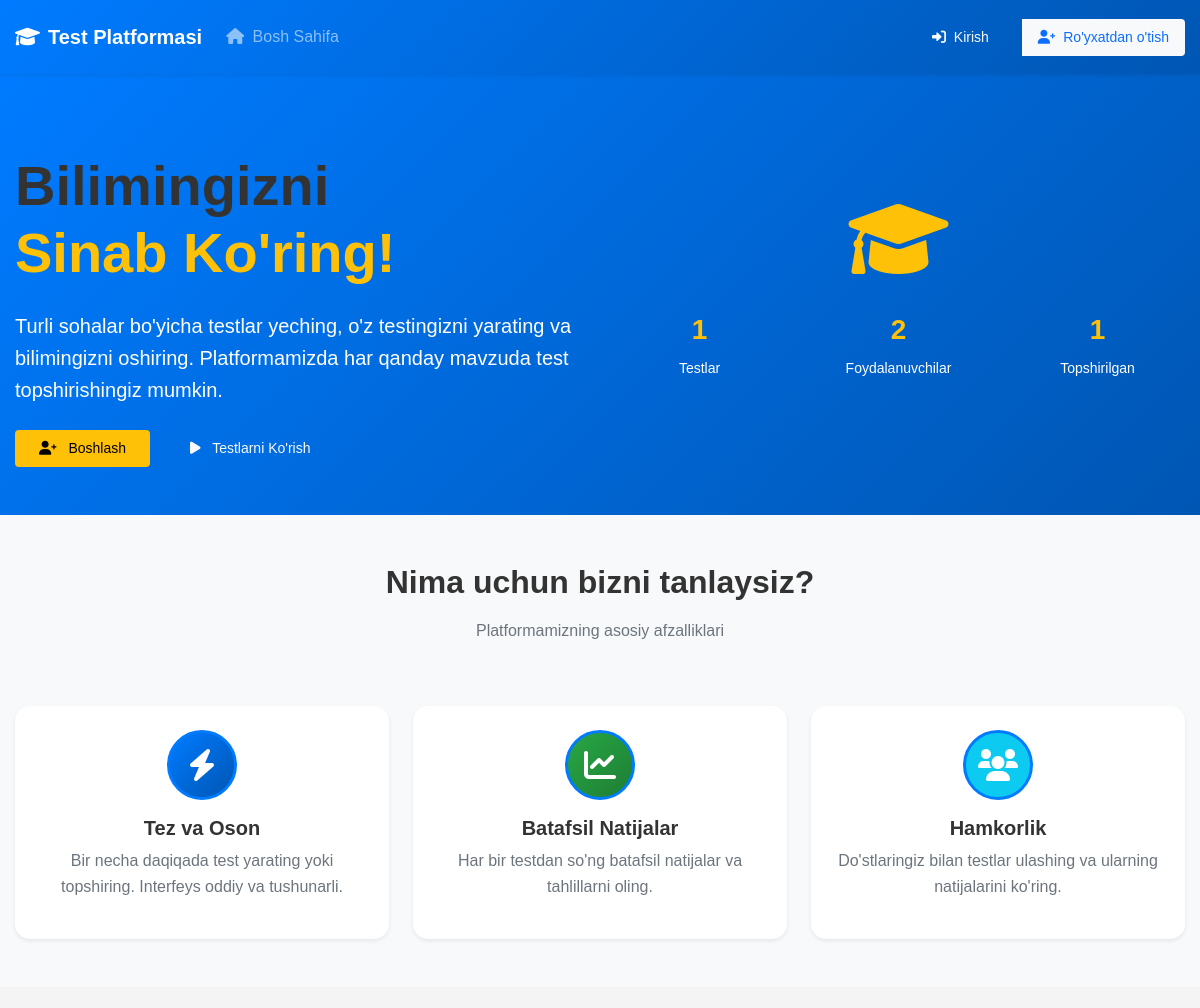
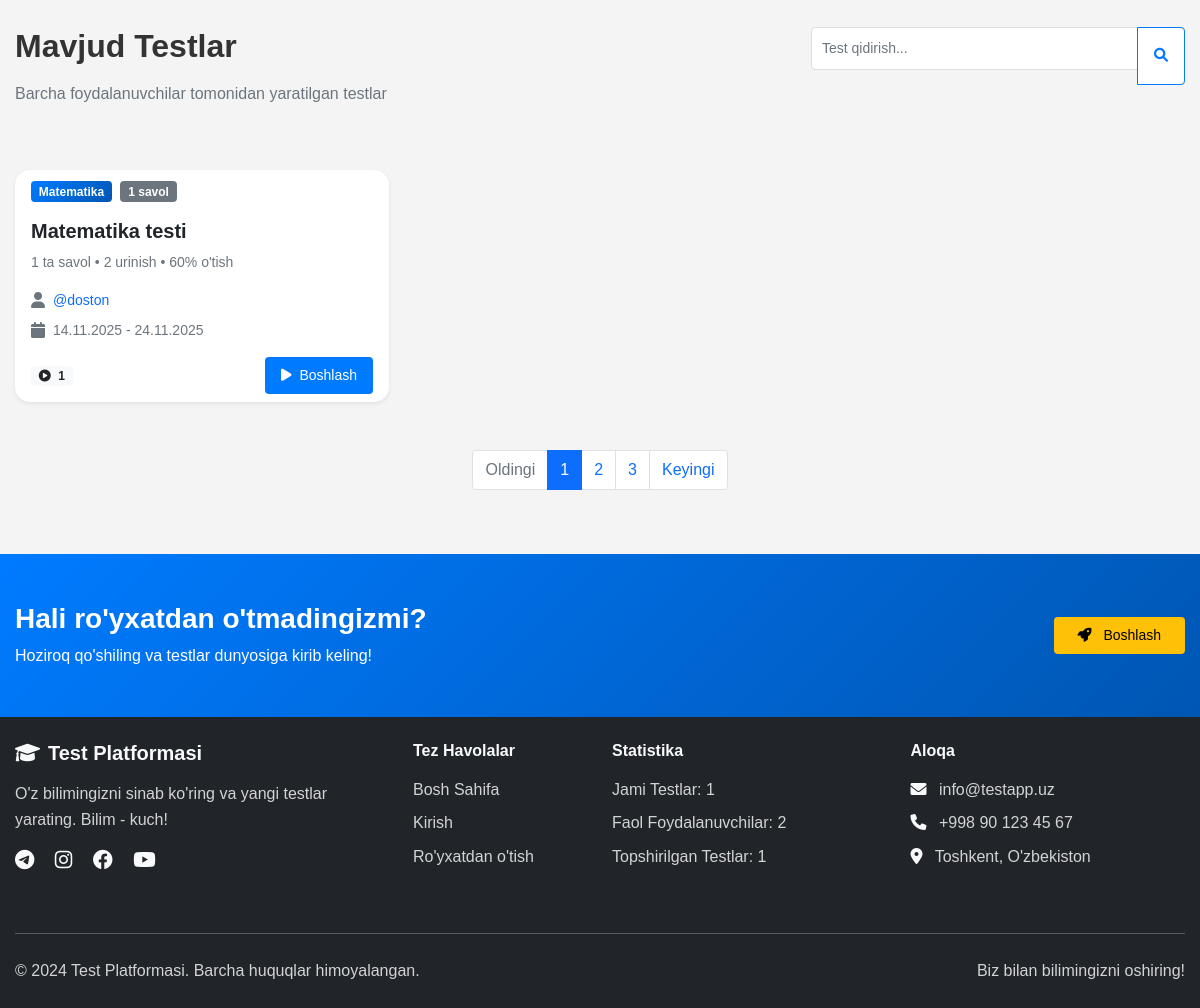
Before: / with the older database file (2 pictures, top to bottom).
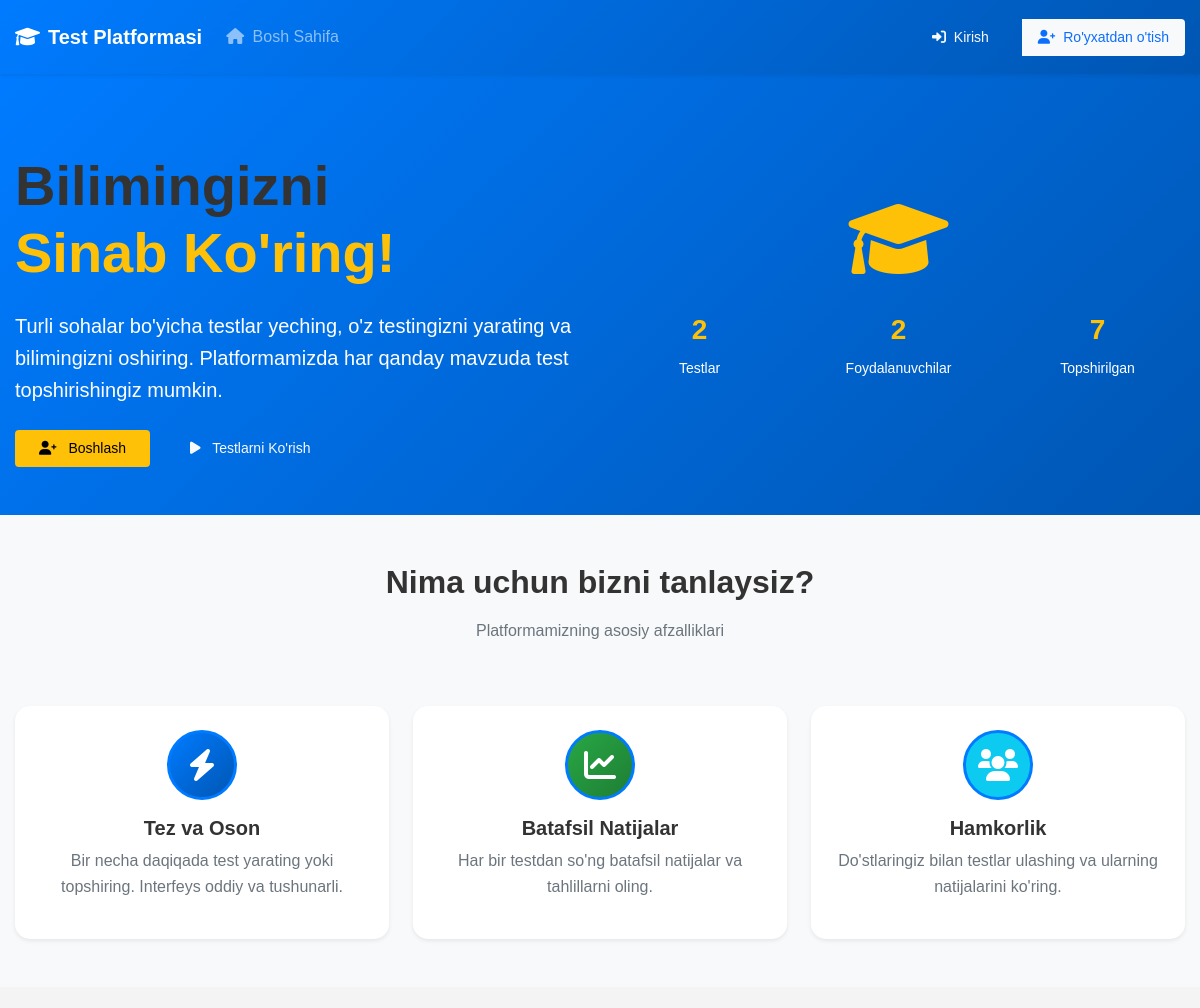
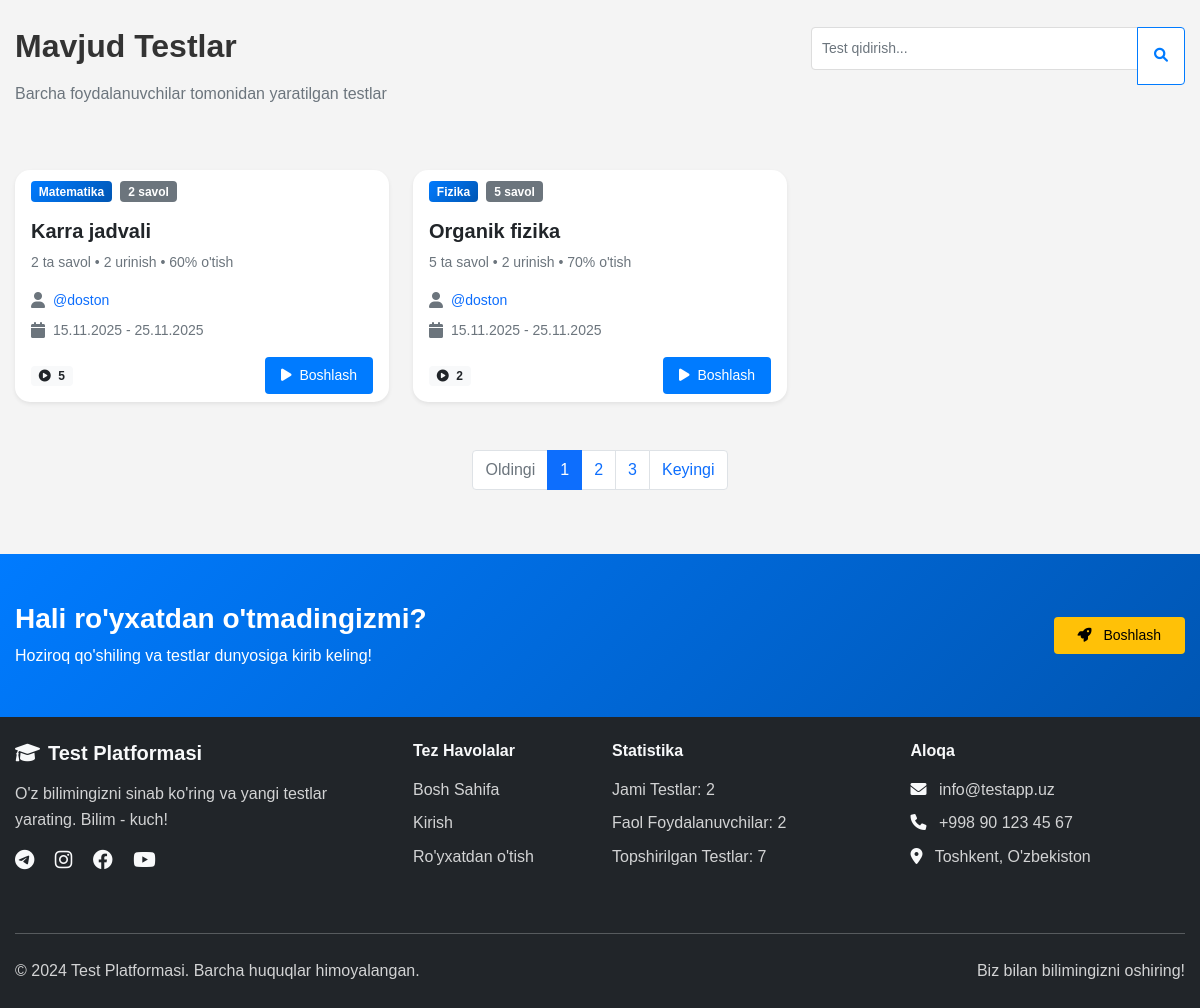
After: the same page with the newer database file (2 pictures, top to bottom).
### main/models.py (models this page shows, shortened)
class Test(models.Model):
    author = models.ForeignKey(User, on_delete=models.CASCADE)
    category = models.ForeignKey(Category, on_delete=models.CASCADE)
    title = models.CharField(max_length=200)
    maximum_attempts = models.PositiveBigIntegerField()
    start_date = models.DateTimeField(default=timezone.now)
    end_date = models.DateTimeField(default=timezone.now() + datetime.timedelta(days=10))
    pass_percentage = models.PositiveBigIntegerField()

class Category(models.Model):
    name = models.CharField(max_length=100)

### main/views.py (the view)
# urls.py: path('', views.index, name='index'),
def index(request):
    tests = Test.objects.all()
    total_tests_count = Test.objects.count()
    active_users_count = User.objects.filter(is_active=True).count()
    completed_tests_count = CheckTest.objects.count()
    context = {
        'tests': tests,
        'total_tests_count': total_tests_count,
        'active_users_count': active_users_count,
        'completed_tests_count': completed_tests_count,
    }
    return render(request, 'index.html', context)

### templates/index.html (shortened to what this page needs)
{% extends "base.html" %}
{% block content %}
<section class="hero-section bg-primary text-white py-5">
    <div class="container">
        <div class="row align-items-center">
            <div class="col-lg-6">
                <h1 class="display-4 fw-bold mb-4">
                    Bilimingizni<br>
                    <span class="text-warning">Sinab Ko'ring!</span>
                </h1>
                <p class="lead mb-4">
                    Turli sohalar bo'yicha testlar yeching, o'z testingizni yarating
                    va bilimingizni oshiring. Platformamizda har qanday mavzuda test
                    topshirishingiz mumkin.
                </p>
                <div class="d-flex flex-wrap gap-3">
                    {% if user.is_authenticated %}
                    <a href="{% url 'create_test' %}" class="btn btn-warning btn-lg px-4">
                        <i class="fas fa-plus me-2"></i> Test Yaratish
                    </a>
                    {% else %}
                    <a href="{% url 'signup' %}" class="btn btn-warning btn-lg px-4">
                        <i class="fas fa-user-plus me-2"></i> Boshlash
                    </a>
                    {% endif %}
                    <a href="#tests" class="btn btn-outline-light btn-lg px-4">
                        <i class="fas fa-play me-2"></i> Testlarni Ko'rish
                    </a>
                </div>
            </div>
            <div class="col-lg-6 text-center">
                <div class="hero-image mt-4 mt-lg-0">
                    <i class="fas fa-graduation-cap display-1 text-warning"></i>
                    <div class="stats-container mt-4">
                        <div class="row text-center">
                            <div class="col-4">
                                <div class="stat-item">
                                    <h3 class="fw-bold text-warning">{{ total_tests_count|default:"100+" }}</h3>
                                    <small>Testlar</small>
                                </div>
                            </div>
                            <div class="col-4">
                                <div class="stat-item">
                                    <h3 class="fw-bold text-warning">{{ active_users_count|default:"500+" }}</h3>
                                    <small>Foydalanuvchilar</small>
                                </div>
                            </div>
                            <div class="col-4">
                                <div class="stat-item">
                                    <h3 class="fw-bold text-warning">{{ completed_tests_count|default:"1000+" }}</h3>
                                    <small>Topshirilgan</small>
                                </div>
                            </div>
                        </div>
                    </div>
                </div>
            </div>
        </div>
    </div>
</section>
<section class="py-5 bg-light">
    <div class="container">
        <div class="row text-center mb-5">
            <div class="col-lg-8 mx-auto">
                <h2 class="fw-bold mb-3">Nima uchun bizni tanlaysiz?</h2>
                <p class="text-muted">Platformamizning asosiy afzalliklari</p>
            </div>
        </div>
        <div class="row g-4">
            <div class="col-lg-4 col-md-6">
                <div class="feature-card card border-0 shadow-sm h-100">
                    <div class="card-body text-center p-4">
                        <div class="feature-icon bg-primary text-white rounded-circle mx-auto mb-3">
                            <i class="fas fa-bolt fa-2x"></i>
                        </div>
                        <h5 class="fw-bold">Tez va Oson</h5>
                        <p class="text-muted">
                            Bir necha daqiqada test yarating yoki topshiring.
                            Interfeys oddiy va tushunarli.
                        </p>
                    </div>
                </div>
            </div>
            <div class="col-lg-4 col-md-6">
                <div class="feature-card card border-0 shadow-sm h-100">
                    <div class="card-body text-center p-4">
                        <div class="feature-icon bg-success text-white rounded-circle mx-auto mb-3">
                            <i class="fas fa-chart-line fa-2x"></i>
                        </div>
                        <h5 class="fw-bold">Batafsil Natijalar</h5>
                        <p class="text-muted">
                            Har bir testdan so'ng batafsil natijalar va
                            tahlillarni oling.
                        </p>
                    </div>
                </div>
            </div>
            <div class="col-lg-4 col-md-6">
                <div class="feature-card card border-0 shadow-sm h-100">
                    <div class="card-body text-center p-4">
                        <div class="feature-icon bg-info text-white rounded-circle mx-auto mb-3">
                            <i class="fas fa-users fa-2x"></i>
                        </div>
                        <h5 class="fw-bold">Hamkorlik</h5>
                        <p class="text-muted">
                            Do'stlaringiz bilan testlar ulashing va
                            ularning natijalarini ko'ring.
                        </p>
                    </div>
                </div>
            </div>
        </div>
    </div>
</section>
<section id="tests" class="py-5">
    <div class="container">
        <div class="row mb-5">
            <div class="col-lg-8">
                <h2 class="fw-bold mb-3">Mavjud Testlar</h2>
                <p class="text-muted">
                    Barcha foydalanuvchilar tomonidan yaratilgan testlar
                </p>
            </div>
            <div class="col-lg-4 text-lg-end">
                <div class="input-group">
                    <input type="text" class="form-control" placeholder="Test qidirish..." id="searchInput">
                    <button class="btn btn-outline-primary" type="button">
                        <i class="fas fa-search"></i>
                    </button>
                </div>
            </div>
        </div>
        {% if tests %}
        <div class="row g-4" id="testsContainer">
            {% for test in tests %}
            <div class="col-xl-4 col-lg-6 col-md-6">
                <div class="test-card card border-0 shadow-sm h-100">
                    <div class="card-header bg-transparent border-0 pb-0">
                        <span class="badge bg-primary">{{ test.category.name }}</span>
                        <span class="badge bg-secondary ms-1">{{ test.question_set.count }} savol</span>
                    </div>
                    <div class="card-body">
                        <h5 class="card-title fw-bold">
                            <a href="{% url 'ready_to_test' test.id %}" class="text-decoration-none text-dark">
                                {{ test.title }}
                            </a>
                        </h5>
                        <p class="card-text text-muted small">
                            {{ test.question_set.count }} ta savol •
                            {{ test.maximum_attempts }} urinish •
                            {{ test.pass_percentage }}% o'tish
                        </p>
                        <div class="test-meta">
                            <div class="d-flex align-items-center mb-2">
                                <i class="fas fa-user text-muted me-2"></i>
                                <small class="text-muted">
                                    <a href="{% url 'profile' test.author.username %}" class="text-decoration-none">
                                        @{{ test.author.username }}
                                    </a>
                                </small>
                            </div>
                            <div class="d-flex align-items-center">
                                <i class="fas fa-calendar text-muted me-2"></i>
                                <small class="text-muted">
                                    {{ test.start_date|date:"d.m.Y" }} - {{ test.end_date|date:"d.m.Y" }}
                                </small>
                            </div>
                        </div>
                    </div>
                    <div class="card-footer bg-transparent border-0 pt-0">
                        <div class="d-flex justify-content-between align-items-center">
                            <span class="badge bg-light text-dark">
                                <i class="fas fa-play-circle me-1"></i>
                                {{ test.checktest_set.count }}
                            </span>
                            <a href="{% url 'ready_to_test' test.id %}" class="btn btn-primary btn-sm">
                                <i class="fas fa-play me-1"></i> Boshlash
                            </a>
                        </div>
                    </div>
                </div>
            </div>
            {% endfor %}
        </div>
        <div class="row mt-5">
            <div class="col-12">
                <nav aria-label="Testlar navigatsiyasi">
                    <ul class="pagination justify-content-center">
                        <li class="page-item disabled">
                            <a class="page-link" href="#" tabindex="-1">Oldingi</a>
                        </li>
                        <li class="page-item active"><a class="page-link" href="#">1</a></li>
                        <li class="page-item"><a class="page-link" href="#">2</a></li>
                        <li class="page-item"><a class="page-link" href="#">3</a></li>
                        <li class="page-item">
                            <a class="page-link" href="#">Keyingi</a>
                        </li>
                    </ul>
                </nav>
            </div>
        </div>
        {% endif %}
    </div>
</section>
{% if not user.is_authenticated %}
<section class="py-5 bg-primary text-white">
    <div class="container">
        <div class="row align-items-center">
            <div class="col-lg-8">
                <h3 class="fw-bold mb-2">Hali ro'yxatdan o'tmadingizmi?</h3>
                <p class="mb-0">Hoziroq qo'shiling va testlar dunyosiga kirib keling!</p>
            </div>
            <div class="col-lg-4 text-lg-end">
                <a href="{% url 'signup' %}" class="btn btn-warning btn-lg px-4">
                    <i class="fas fa-rocket me-2"></i> Boshlash
                </a>
            </div>
        </div>
    </div>
</section>
{% endif %}
{% endblock %}

Changed rows visible on the page:
removed Test: category.name "Matematika", question_set.count "1", title "Matematika testi", maximum_attempts "2", pass_percentage "60", author.username "doston", start_date "14.11.2025", end_date "24.11.2025", checktest_set.count "1"
added Test: category.name "Matematika", question_set.count "2", title "Karra jadvali", maximum_attempts "2", pass_percentage "60", author.username "doston", start_date "15.11.2025", end_date "25.11.2025", checktest_set.count "5"
added Test: category.name "Fizika", question_set.count "5", title "Organik fizika", maximum_attempts "2", pass_percentage "70", author.username "doston", start_date "15.11.2025", end_date "25.11.2025", checktest_set.count "2"
Other visible differences:
{{ total_tests_count|default:"100+" }}: "1" → "2"
{{ completed_tests_count|default:"1000+" }}: "1" → "7"
{{ total_tests_count }}: "1" → "2"
{{ completed_tests_count }}: "1" → "7"
